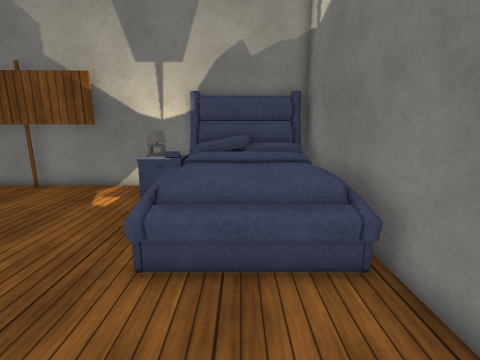
View 1 (above)

12 first-person views from a walk through a scene from a Unity 3-D project. The camera is 1.5 m above the floor, tilts 12° down and sees 85° across. The floor is counted in squares, 0.5 m on a side. Each view is taken from the middle of a square. On the plan, view 1 faces up. The plan holds only what a view shows up to about 19 squares ahead; the rest is blank. The place goes on beyond the plan. The player is left out. Surface patterns are stand-ins for the level's own textures.

View 2
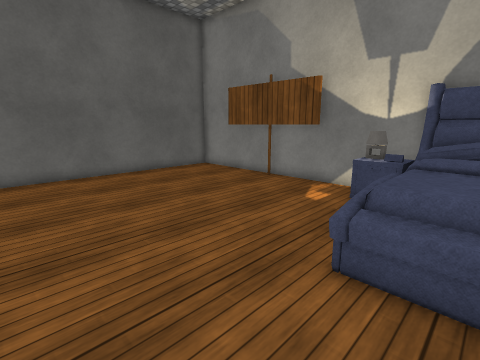

View 3
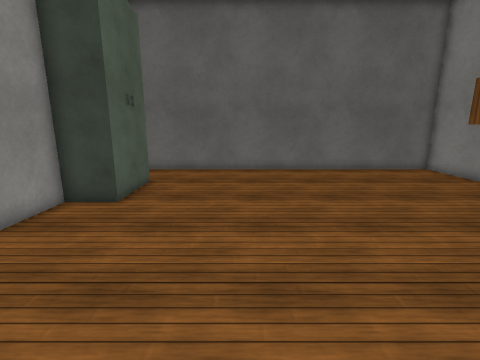

View 4
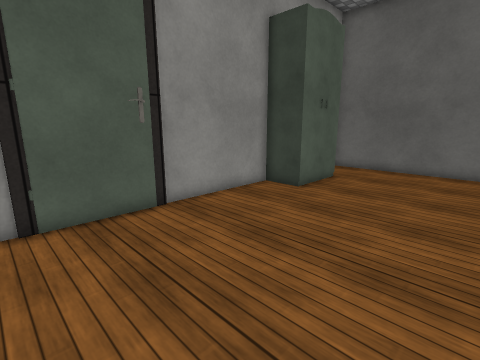

View 5
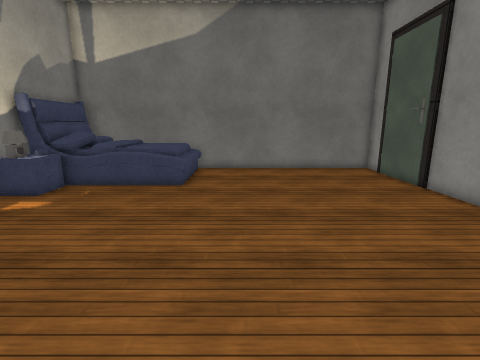

View 6
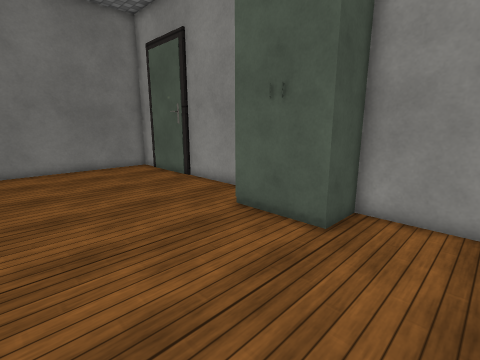

View 7
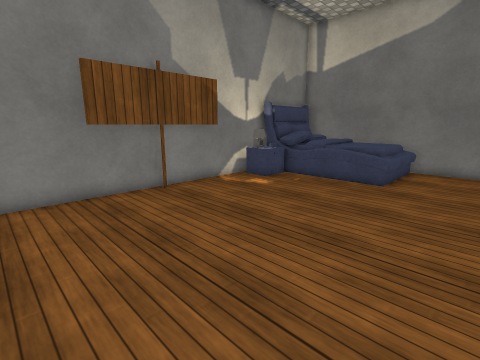

View 8
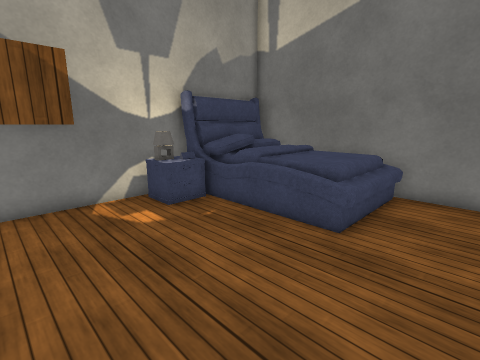

View 9
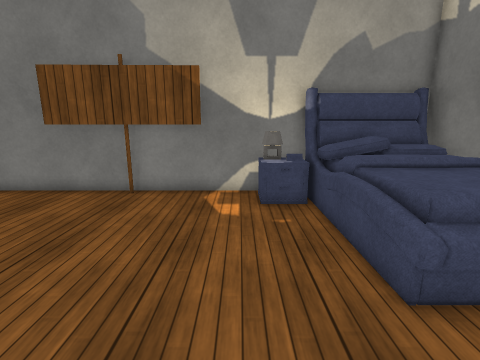

View 10
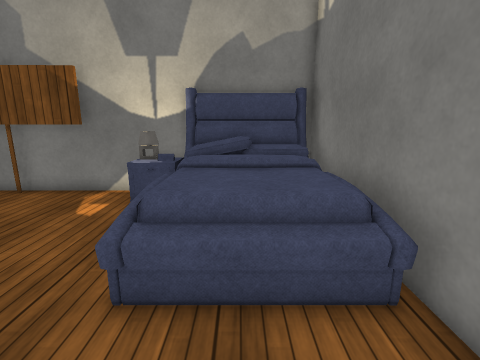

View 11
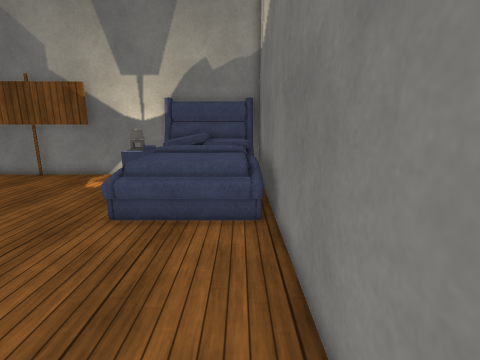

View 12
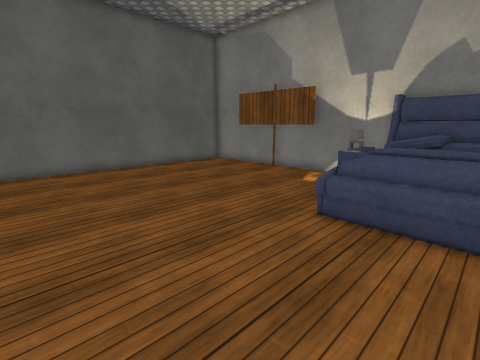

### Floor plan
Key: @ floor where view 1 was taken; # wall or solid block; . floor; L lamp; B bed; O other object.
Columns run from 17 left of view 1 to 3 right of it. Each row starts with its distance up from view 1.
 13 ################    #
 12 #...###O###..LLBBBBB#
 11 #............LLBBBBB#
 10 #..............BBBBB#
  9 #..............BBBBB#
  8 #..............BBBBB#
  7 #..............BBBBB#
  6 #..............BBBBB#
  5 #..............BBBBB#
  4 #...................#
  3 #...................#
  2 #...................#
  1 #...................#
  0 #................@..#
 -1 #...................#
 -2 #...................#
 -3 #...................#
 -4 #...................#
 -5 #...####O...........#
 -6 #...#  ##...........#
 -7 #####   #############

Positions as (right, up) in squares from view 1, and headings:
1: (0, 0), facing up
2: (0, 0), facing up-left
3: (1, 0), facing left
4: (2, 2), facing down-left
5: (-15, 2), facing right
6: (-16, 2), facing down-right
7: (-16, 1), facing up-right
8: (-9, 2), facing up-right
9: (-5, 1), facing up
10: (0, 1), facing up
11: (2, -3), facing up
12: (2, -3), facing up-left
